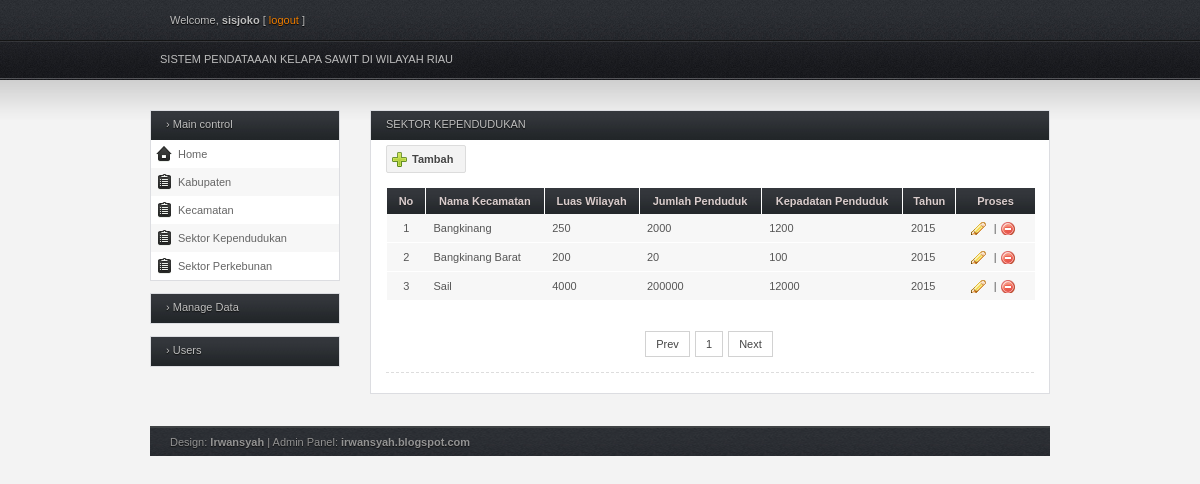
Page /_admin/?p=kependudukan (signed in) on the committed database.
### tables this page shows
CREATE TABLE IF NOT EXISTS `kependudukan` (
  `idkep` int(11) NOT NULL AUTO_INCREMENT,
  `idkec` int(11) NOT NULL,
  `luas_wilayah` bigint(20) NOT NULL,
  `jumlah_penduduk` bigint(20) NOT NULL,
  `kepadatan_penduduk` bigint(20) NOT NULL,
  `tahun` int(11) NOT NULL,
  PRIMARY KEY (`idkep`)
);

CREATE TABLE IF NOT EXISTS `kecamatan` (
  `idkec` int(11) NOT NULL AUTO_INCREMENT,
  `idkab` int(11) NOT NULL,
  `nama_kecamatan` varchar(100) NOT NULL,
  PRIMARY KEY (`idkec`)
);

### _mod/paging.php (called while the page is built, shortened)
<?
class pagination
{
	public function calculate_pages($total_rows, $rows_per_page, $page_num)
	{
		$arr = array();
		$last_page = ceil($total_rows / $rows_per_page);
		$page_num = (int) $page_num;
		if ($page_num < 1)
		{
		   $page_num = 1;
		}
		elseif ($page_num > $last_page)
		{
		   $page_num = $last_page;
		}
		$upto = ($page_num - 1) * $rows_per_page;
		$arr['limit'] = 'LIMIT '.$upto.',' .$rows_per_page;
		$arr['current'] = $page_num;
		if ($page_num == 1)
			$arr['previous'] = $page_num;
		else
			$arr['previous'] = $page_num - 1;
		if ($page_num == $last_page)
			$arr['next'] = $last_page;
		else
			$arr['next'] = $page_num + 1;
		$arr['last'] = $last_page;
		$arr['info'] = 'Page ('.$page_num.' of '.$last_page.')';
		$arr['pages'] = $this->get_surrounding_pages($page_num, $last_page, $arr['next']);
		return $arr;
	}
	function get_surrounding_pages($page_num, $last_page, $next)
	{
		$arr = array();
		if ($page_num == 1)
		{
			if ($next == $page_num) return array(1);
			return $arr;
		}
		return $arr;
	}
}
?>

### _admin/_page/kependudukan.php (the view, shortened to what this page needs)
<?php
require ('../_mod/paging.php');
$sql = "select * from kecamatan,kependudukan where kecamatan.idkec = kependudukan.idkec order by nama_kecamatan";
    $query = mysql_query($sql);
	$numrows = mysql_num_rows($query);
	$numperpage = 20;
	$paging = new pagination();
	$pg = $paging->calculate_pages($numrows, $numperpage, $_GET['page']);
?>
<div class="full_w">
<div class="h_title">SEKTOR KEPENDUDUKAN</div>
<p><a class="button add" href="?p=kependudukan_add">Tambah</a>
				<table>
					<thead>
						<tr>
							<th scope="col" width="6%">No</th>
							<th scope="col">Nama Kecamatan</th>
							<th scope="col">Luas Wilayah</th>
							<th scope="col">Jumlah Penduduk</th>
							<th scope="col">Kepadatan Penduduk</th>
							<th scope="col">Tahun</th>
							<th scope="col" style="width: 65px;">Proses</th>
						</tr>
					</thead>
<?php
    $sql .= " {$pg['limit']}";
    $query = mysql_query($sql);
    $no = 1;
    while ($data = mysql_fetch_array($query)) {
?>
					<tbody>
						<tr>
							<td class="align-center"><?php echo $no; ?></td>
							<td><?php echo $data['nama_kecamatan']; ?></td>
							<td><?php echo $data['luas_wilayah']; ?></td>
							<td><?php echo $data['jumlah_penduduk']; ?></td>
							<td><?php echo $data['kepadatan_penduduk']; ?></td>
							<td><?php echo $data['tahun']; ?></td>
							<td align="center">
								<a href="?p=kependudukan_edit&idkep=<?php echo $data[idkep];?>" class="table-icon edit" title="Edit"></a>&nbsp;|&nbsp;
								<a href="../_mod/mod_kependudukan.php?aksi=delete&idkep=<?php echo $data['idkep']; ?>" onClick="return confirm('Anda Yakin Akan Menghapus')" class="table-icon delete" title="Delete"></a>
							</td>
						</tr>
					</tbody>
<?php
$no++;
}
?>
				</table>
				<div class="entry">
					<div class="pagination">
						<a href="?p=kependudukan&page=<?php echo $pg['previous'];?>">Prev</a>
						<?php
					foreach($pg['pages'] as $key=>$value){
				?>
        			<a href="?p=kependudukan&page=<?php echo $value;?>" class="page"><?php echo $value;?></a>
       			<?php
					}
				?>
					<a href="?p=kependudukan&page=<?php echo $pg['next'];?>"	class="page">Next</a>
					</div>
					<div class="sep"></div>
</div>
</div>

### _admin/css/style.css (style rules this page uses)
* { margin: 0; padding: 0; }
body { background: #f3f3f3 url(../img/bg_top.jpg) repeat-x; color: #bebebe; font-family: Tahoma, Arial, Helvetica, sans-serif; font-size: 11px; margin: 0; }
a { text-decoration: none; }
button, .button { background: #F3F3F3; border: 1px solid #DCDCDC; border-radius: 2px; color: #444444; cursor: pointer; display: inline-block; font: 700 11px Tahoma, Arial, sans-serif; margin-right: 10px; padding: 7px 12px 7px 12px; position: relative; text-decoration: none; text-shadow: 0px 1px 0px #FFFFFF; }
#content tr:nth-child(odd) { background: #f7f7f7; }
#main .full_w { background: #ffffff; border: 1px solid #DCDDE1; color: #848484; margin: 0 0 20px 0; }
#main .full_w .h_title, #main .half_w .h_title { background: url(../img/bg_box_head.jpg) repeat-x; color: #bebebe; font-size: 11px; font-weight: normal; height: 22px; padding: 7px 0 0 15px; text-shadow: #0E0E0E 0px 1px 1px; }
#main .full_w p { line-height: 16px; margin: 5px 15px; }
table { border-collapse: collapse; margin: 15px; width: 650px; }
table th { background: url(../img/bg_box_head.jpg) repeat-x; color: #DACDCD; border-left: 1px solid #ffffff; border-right: 1px solid #ffffff; font-size: 11px; font-weight: bold; padding: 7px; text-shadow: 0px 1px #242424; }
table tr { border-left: 1px solid #ffffff; border-right: 1px solid #ffffff; }
table td { border-bottom: 1px solid #ffffff; border-top: 1px solid ffffff; color: #565656; padding: 8px; }
.table-icon { padding: 1px 8px; margin-right: 5px; }
.edit.table-icon { background: url(../img/i_edit.png) no-repeat; }
.delete.table-icon { background: url(../img/i_delete.png) no-repeat; }
.pagination { margin: 5px auto; padding: 12px 0; text-align: center; }
.pagination a { border:solid 1px #d2d2d2; color: #444444; margin-right:2px; }
.pagination a:link, .pagination a:visited { padding:6px 10px; text-decoration:none; }
.entry { color: #444; margin: 5px 0; padding: 5px 15px; text-shadow: 0px 1px #ffffff; }
.add { background: #F3F3F3 url(../img/i_add.png) no-repeat 4px center; padding-left: 25px; }
.sep { border-bottom: 1px dashed #DDDDDD; margin: 10px 0; }
.align-center { text-align: center; }

### rows in the picture
kependudukan: idkec.nama_kecamatan "Bangkinang", luas_wilayah "250", jumlah_penduduk "2000", kepadatan_penduduk "1200", tahun "2015"
kependudukan: idkec.nama_kecamatan "Bangkinang Barat", luas_wilayah "200", jumlah_penduduk "20", kepadatan_penduduk "100", tahun "2015"
kependudukan: idkec.nama_kecamatan "Sail", luas_wilayah "4000", jumlah_penduduk "200000", kepadatan_penduduk "12000", tahun "2015"

### other values in the picture
$nama "sisjoko"
$value "1"
